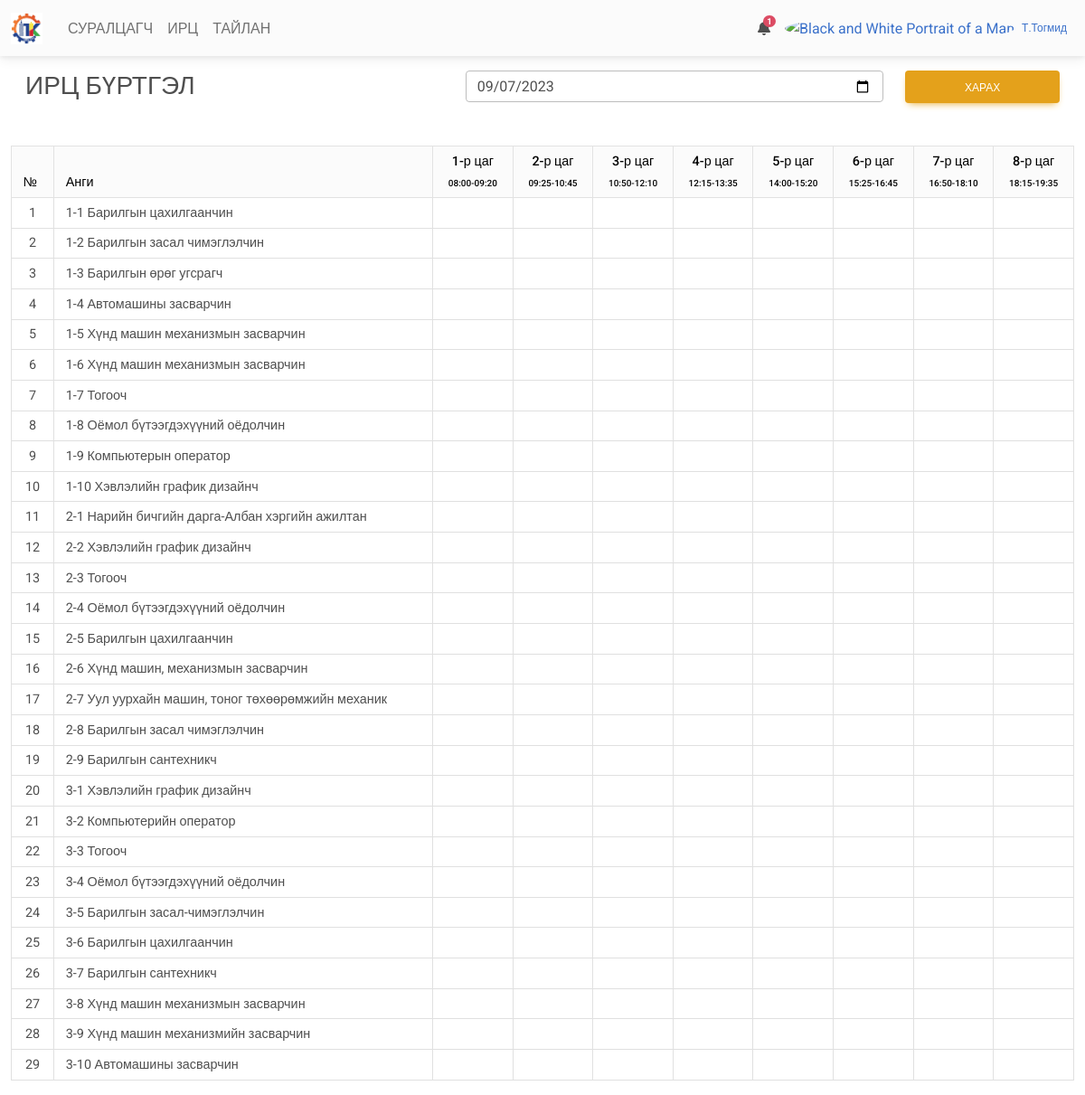
/ (signed in), run on an earlier commit of the app's database.
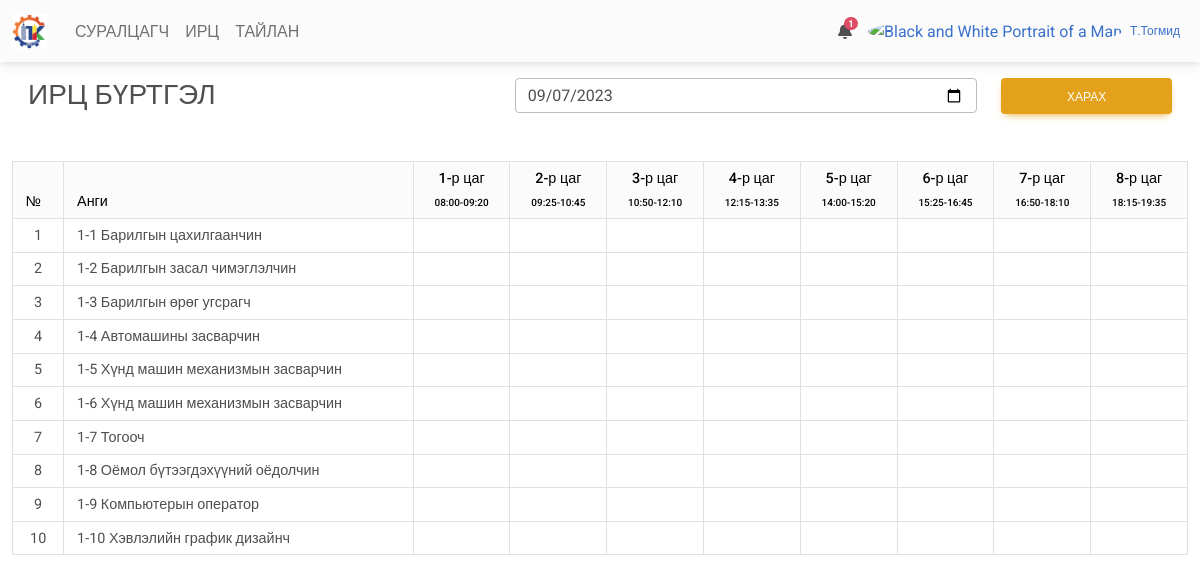
And on a later commit of the database.
### tables this page shows
CREATE TABLE IF NOT EXISTS `cag` (
  `id` int(11) NOT NULL AUTO_INCREMENT,
  `name` varchar(10) NOT NULL,
  `inter` varchar(15) NOT NULL,
  PRIMARY KEY (`id`)
);

CREATE TABLE IF NOT EXISTS `class` (
  `id` int(11) NOT NULL AUTO_INCREMENT,
  `name` varchar(100) NOT NULL,
  `hugacaa` double NOT NULL,
  `tuluv` int(11) NOT NULL,
  `teacherid` int(11) NOT NULL,
  PRIMARY KEY (`id`)
);

### inc/db.php (called while the page is built, shortened)
<?php
@$con = mysqli_connect(DB_HOST, DB_USER, DB_PASSWORD, DB_NAME);
$con -> set_charset("utf8");
function _select(&$stmt, &$count, $sql, $types, $sqlParams, &...$bindParams)
{
    global $con;
    $stmt = mysqli_prepare($con, $sql);
    mysqli_stmt_execute($stmt);
    mysqli_stmt_store_result($stmt);
    mysqli_stmt_bind_result($stmt, ...$bindParams);
}
function _selectNoParam(&$stmt, &$count, $sql, &...$bindParams)
{
    _select($stmt, $count, $sql, null, null, ...$bindParams);
}

### pages/home/surgalt.php (the view, shortened to what this page needs)
<?php
$date = date('Y-m-d');
_selectNoParam(
    $cstmt,
    $ccount,
    "SELECT id, name, inter FROM cag",
    $id,
    $name,
    $inter
);
$cagArr = [];
while (_fetch($cstmt)) {
    $item = new stdClass();
    $item->id = $id;
    $item->name = $name;
    $item->inter = $inter;
    array_push($cagArr, $item);
}
_selectNoParam(
    $stmt,
    $count,
    "SELECT id, name FROM class WHERE tuluv = 1",
    $cid,
    $cname
);
$classArr = [];
while (_fetch($stmt)) {
    $item = new stdClass();
    $item->cid = $cid;
    $item->cname = $cname;
    array_push($classArr, $item);
}
?>
<div>
    <form>
        <div class="row mb-3 p-3">
            <div class="col-md">
                <h3>ИРЦ БҮРТГЭЛ</h3>
            </div>
            <div class="col-md">
                <input type="date" class="form form-control mb-3" name="date" value="<?= $date ?>" autocompleted />
            </div>
            <div class="col-md-2">
                <button class="btn btn-warning w-100" type="submit">ХАРАХ</button>
            </div>
        </div>
    </form>
    <div id="table">
        <table class="table table-bordered">
            <thead class="table-light">
                <tr>
                    <th>№</th>
                    <th>Анги</th>
                    <?php
                    foreach ($cagArr as $el) {
                        echo "<th style='text-align: center'>$el->name <br> <span style='font-size: 10px'>$el->inter</span></th>";
                    }
                    ?>
                </tr>
            </thead>
            <?php
            $k = 0;
            foreach ($classArr as $cel) : $k++ ?>
                <tr>
                    <td style='text-align: center'><?= $k ?></td>
                    <td><?= $cel->cname ?></td>
                    <?php
                    foreach ($cagArr as $el) :
                    ?>
                        <td style='text-align: center'>
                        </td>
                    <?php
                    endforeach
                    ?>
                </tr>
            <?php
            endforeach
            ?>
        </table>
    </div>
</div>

### www/index.php (shortened to what this page needs)
<?php
require ROOT . '/inc/db.php';
$page = @$_SERVER['REDIRECT_URL'];
if (empty($page)) {
    require ROOT . '/pages/home.php';
}

### pages/start.php (shortened to what this page needs)
<?php
if (!isset($_SESSION['user_id'])) {
  redirect("login");
} else {
  $user_fname = $_SESSION['user_fname'];
  $user_lname = $_SESSION['user_lname'];
  $user_role = $_SESSION['user_role'];
}
?>
<!DOCTYPE html>
<html>
<head>
  <link href="https://cdnjs.cloudflare.com/ajax/libs/font-awesome/6.0.0/css/all.min.css" rel="stylesheet" />
  <link href="https://cdnjs.cloudflare.com/ajax/libs/mdb-ui-kit/6.4.1/mdb.min.css" rel="stylesheet" />

### pages/header.php (shortened to what this page needs)
</head>
<body>
  <div>
    <nav class="navbar navbar-expand-lg navbar-light bg-light">
      <div class="container-fluid">
        <div class="collapse navbar-collapse" id="navbarSupportedContent">
          <a class="navbar-brand mt-2 mt-lg-0" href="/">
            <img src="/images/logo.jpg" height="35" loading="lazy" />
          </a>
          <ul class="navbar-nav me-auto mb-2 mb-lg-0">
            <li class="nav-item">
              <a class="nav-link <?php echo strpos($page, "/student") > -1 ? 'active' : ''; ?>" href="/student/list">СУРАЛЦАГЧ</a>
            </li>
            <li class="nav-item">
              <a class="nav-link <?php echo strpos($page, "/att") > -1 ? 'active' : ''; ?>" href="/att/list">ИРЦ</a>
            </li>
            <li class="nav-item">
              <a class="nav-link" href="#">ТАЙЛАН</a>
            </li>
          </ul>
        </div>
        <div class="d-flex align-items-center">
          <div class="dropdown">
            <a class="text-reset me-3 dropdown-toggle hidden-arrow" href="#" id="navbarDropdownMenuLink" role="button" data-mdb-toggle="dropdown" aria-expanded="false">
              <i class="fas fa-bell"></i>
              <span class="badge rounded-pill badge-notification bg-danger">1</span>
            </a>
          </div>
          <div class="dropdown">
            <a class="dropdown-toggle d-flex align-items-center hidden-arrow" href="#" id="navbarDropdownMenuAvatar" role="button" data-mdb-toggle="dropdown" aria-expanded="false">
              <img src="https://mdbcdn.b-cdn.net/img/new/avatars/2.webp" class="rounded-circle" height="25" alt="Black and White Portrait of a Man" loading="lazy" />
              <span class="m-2" style="font-size: 12px;"><?= substr(trim($user_fname), 0, 2)?>.<?= $user_lname?></span>
            </a>
          </div>
        </div>
      </div>
    </nav>
  </div>
  <div class="container-xxl">

### pages/home.php
<?php
require ROOT . "/pages/start.php";
require ROOT . "/pages/header.php";
if ($user_role < 3)
    require ROOT . "/pages/home/teacher.php";
    else
    require ROOT . "/pages/home/surgalt.php";
?>
<?php
require ROOT . "/pages/footer.php"; ?>
<?php
require ROOT . "/pages/end.php";
?>

### pages/footer.php (shortened to what this page needs)
<div class="position-fixed bottom-0 end-0 p-3 " style="z-index: 11">
</div>
</div>

### pages/start.php (style rules this page uses)
.table>:not(caption)>*>* { padding: 0.3rem 0.8rem; }

What changed in the data, as far as the page shows it:
removed class: name "2-1 Нарийн бичгийн дарга-Албан хэргийн ажилтан"
removed class: name "2-2 Хэвлэлийн график дизайнч"
removed class: name "2-3 Тогооч"
removed class: name "2-4 Оёмол бүтээгдэхүүний оёдолчин"
removed class: name "2-5 Барилгын цахилгаанчин"
removed class: name "2-6 Хүнд машин, механизмын засварчин"
removed class: name "2-7 Уул уурхайн машин, тоног төхөөрөмжийн механик"
removed class: name "2-8 Барилгын засал чимэглэлчин"
removed class: name "2-9 Барилгын сантехникч"
removed class: name "3-1 Хэвлэлийн график дизайнч"
removed class: name "3-2 Компьютерийн оператор"
removed class: name "3-3 Тогооч"
removed class: name "3-4 Оёмол бүтээгдэхүүний оёдолчин"
removed class: name "3-5 Барилгын засал-чимэглэлчин"
removed class: name "3-6 Барилгын цахилгаанчин"
removed class: name "3-7 Барилгын сантехникч"
removed class: name "3-8 Хүнд машин механизмын засварчин"
removed class: name "3-9 Хүнд машин механизмийн засварчин"
removed class: name "3-10 Автомашины засварчин"
